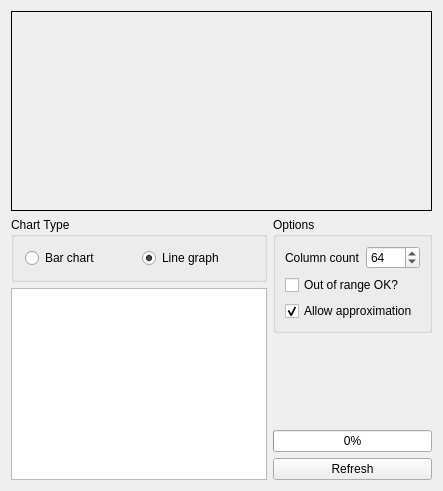
     <widget class="QWidget" name="tabPageHistogram">
      <attribute name="title">
       <string>Histogram</string>
      </attribute>
      <layout class="QGridLayout">
       <item row="0" column="0" colspan="2">
        <widget class="QLabel" name="pixHistogram">
         <property name="sizePolicy">
          <sizepolicy hsizetype="Expanding" vsizetype="Fixed">
           <horstretch>0</horstretch>
           <verstretch>0</verstretch>
          </sizepolicy>
         </property>
         <property name="minimumSize">
          <size>
           <width>200</width>
           <height>200</height>
          </size>
         </property>
         <property name="frameShape">
          <enum>QFrame::Box</enum>
         </property>
         <property name="lineWidth">
          <number>1</number>
         </property>
         <property name="scaledContents">
          <bool>true</bool>
         </property>
         <property name="margin">
          <number>0</number>
         </property>
         <property name="indent">
          <number>-1</number>
         </property>
        </widget>
       </item>
       <item row="1" column="0">
        <widget class="QGroupBox" name="grpHistCharType">
         <property name="sizePolicy">
          <sizepolicy hsizetype="Expanding" vsizetype="Fixed">
           <horstretch>0</horstretch>
           <verstretch>0</verstretch>
          </sizepolicy>
         </property>
         <property name="title">
          <string>Chart Type</string>
         </property>
         <layout class="QGridLayout">
          <property name="margin">
           <number>11</number>
          </property>
          <item row="0" column="1">
           <widget class="QRadioButton" name="radHistTypeLine">
            <property name="text">
             <string>Line graph</string>
            </property>
            <property name="checked">
             <bool>true</bool>
            </property>
           </widget>
          </item>
          <item row="0" column="0">
           <widget class="QRadioButton" name="radHistTypeBar">
            <property name="text">
             <string>Bar chart</string>
            </property>
           </widget>
          </item>
         </layout>
        </widget>
       </item>
       <item row="1" column="1" rowspan="2">
        <widget class="QGroupBox" name="groupBox">
         <property name="title">
          <string>Options</string>
         </property>
         <layout class="QGridLayout">
          <item row="0" column="0">
           <widget class="QLabel" name="textLabel1_2">
            <property name="text">
             <string>Column count</string>
            </property>
           </widget>
          </item>
          <item row="0" column="1">
           <widget class="QSpinBox" name="spinHistBinCount">
            <property name="minimum">
             <number>8</number>
            </property>
            <property name="maximum">
             <number>1024</number>
            </property>
            <property name="singleStep">
             <number>8</number>
            </property>
            <property name="value">
             <number>64</number>
            </property>
           </widget>
          </item>
          <item row="1" column="0" colspan="2">
           <widget class="QCheckBox" name="chkHistIgnoreOutOfRange">
            <property name="text">
             <string>Out of range OK?</string>
            </property>
           </widget>
          </item>
          <item row="2" column="0" colspan="2">
           <widget class="QCheckBox" name="chkHistAllowApproximation">
            <property name="text">
             <string>Allow approximation</string>
            </property>
            <property name="checked">
             <bool>true</bool>
            </property>
           </widget>
          </item>
         </layout>
        </widget>
       </item>
       <item row="2" column="0" rowspan="4">
        <widget class="QListWidget" name="lstHistogramLabels">
         <property name="maximumSize">
          <size>
           <width>99999</width>
           <height>32767</height>
          </size>
         </property>
         <property name="selectionMode">
          <enum>QAbstractItemView::MultiSelection</enum>
         </property>
        </widget>
       </item>
       <item row="3" column="1">
        <spacer>
         <property name="orientation">
          <enum>Qt::Vertical</enum>
         </property>
         <property name="sizeHint" stdset="0">
          <size>
           <width>20</width>
           <height>40</height>
          </size>
         </property>
        </spacer>
       </item>
       <item row="4" column="1">
        <widget class="QProgressBar" name="mHistogramProgress">
         <property name="value">
          <number>0</number>
         </property>
        </widget>
       </item>
       <item row="5" column="1">
        <widget class="QPushButton" name="pbnHistRefresh">
         <property name="text">
          <string>Refresh</string>
         </property>
        </widget>
       </item>
      </layout>
     </widget>
